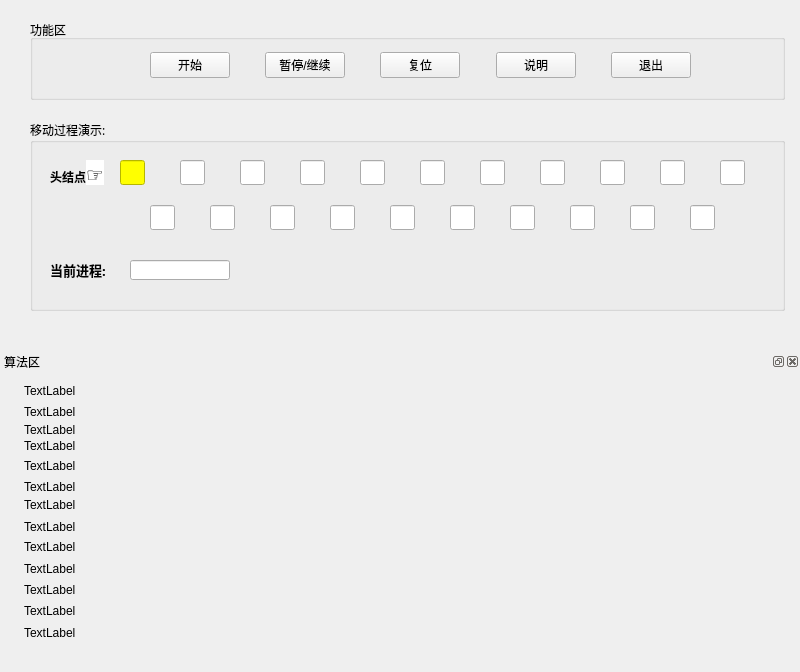
<?xml version="1.0" encoding="UTF-8"?>
<ui version="4.0">
 <class>linkDelView</class>
 <widget class="QMainWindow" name="linkDelView">
  <property name="geometry">
   <rect>
    <x>0</x>
    <y>0</y>
    <width>800</width>
    <height>672</height>
   </rect>
  </property>
  <property name="windowTitle">
   <string>MainWindow</string>
  </property>
  <widget class="QWidget" name="centralwidget">
   <widget class="QGroupBox" name="ButtonBox">
    <property name="geometry">
     <rect>
      <x>30</x>
      <y>20</y>
      <width>755</width>
      <height>80</height>
     </rect>
    </property>
    <property name="title">
     <string>功能区</string>
    </property>
    <widget class="QWidget" name="layoutWidget">
     <property name="geometry">
      <rect>
       <x>120</x>
       <y>30</y>
       <width>541</width>
       <height>30</height>
      </rect>
     </property>
     <layout class="QHBoxLayout" name="horizontalLayout">
      <item>
       <widget class="QPushButton" name="startButton">
        <property name="text">
         <string>开始</string>
        </property>
       </widget>
      </item>
      <item>
       <spacer name="horizontalSpacer">
        <property name="orientation">
         <enum>Qt::Horizontal</enum>
        </property>
        <property name="sizeHint" stdset="0">
         <size>
          <width>40</width>
          <height>20</height>
         </size>
        </property>
       </spacer>
      </item>
      <item>
       <widget class="QPushButton" name="pauseButton">
        <property name="text">
         <string>暂停/继续</string>
        </property>
       </widget>
      </item>
      <item>
       <spacer name="horizontalSpacer_2">
        <property name="orientation">
         <enum>Qt::Horizontal</enum>
        </property>
        <property name="sizeHint" stdset="0">
         <size>
          <width>40</width>
          <height>20</height>
         </size>
        </property>
       </spacer>
      </item>
      <item>
       <widget class="QPushButton" name="frashButton">
        <property name="text">
         <string>复位</string>
        </property>
       </widget>
      </item>
      <item>
       <spacer name="horizontalSpacer_3">
        <property name="orientation">
         <enum>Qt::Horizontal</enum>
        </property>
        <property name="sizeHint" stdset="0">
         <size>
          <width>40</width>
          <height>20</height>
         </size>
        </property>
       </spacer>
      </item>
      <item>
       <widget class="QPushButton" name="explainButton">
        <property name="text">
         <string>说明</string>
        </property>
       </widget>
      </item>
      <item>
       <spacer name="horizontalSpacer_4">
        <property name="orientation">
         <enum>Qt::Horizontal</enum>
        </property>
        <property name="sizeHint" stdset="0">
         <size>
          <width>40</width>
          <height>20</height>
         </size>
        </property>
       </spacer>
      </item>
      <item>
       <widget class="QPushButton" name="backButton">
        <property name="text">
         <string>退出</string>
        </property>
       </widget>
      </item>
     </layout>
    </widget>
   </widget>
   <widget class="QGroupBox" name="groupBox">
    <property name="geometry">
     <rect>
      <x>30</x>
      <y>120</y>
      <width>755</width>
      <height>191</height>
     </rect>
    </property>
    <property name="minimumSize">
     <size>
      <width>0</width>
      <height>0</height>
     </size>
    </property>
    <property name="maximumSize">
     <size>
      <width>800</width>
      <height>300</height>
     </size>
    </property>
    <property name="font">
     <font>
      <family>Agency FB</family>
      <pointsize>9</pointsize>
      <weight>50</weight>
      <italic>false</italic>
      <bold>false</bold>
     </font>
    </property>
    <property name="styleSheet">
     <string notr="true">font: 9pt &quot;Agency FB&quot;;</string>
    </property>
    <property name="title">
     <string>移动过程演示:</string>
    </property>
    <widget class="QLabel" name="nodelabel">
     <property name="geometry">
      <rect>
       <x>20</x>
       <y>40</y>
       <width>70</width>
       <height>25</height>
      </rect>
     </property>
     <property name="text">
      <string>&lt;html&gt;&lt;head/&gt;&lt;body&gt;&lt;p&gt;&lt;span style=&quot; font-weight:600;&quot;&gt;头结点&lt;/span&gt;&lt;span style=&quot; font-family:'Verdana,Arial,Tahoma'; font-size:20px; font-weight:600; color:#000000; background-color:#ffffff;&quot;&gt;☞&lt;/span&gt;&lt;/p&gt;&lt;/body&gt;&lt;/html&gt;</string>
     </property>
    </widget>
    <widget class="QLineEdit" name="lineEdit">
     <property name="geometry">
      <rect>
       <x>90</x>
       <y>40</y>
       <width>25</width>
       <height>25</height>
      </rect>
     </property>
     <property name="minimumSize">
      <size>
       <width>25</width>
       <height>25</height>
      </size>
     </property>
     <property name="maximumSize">
      <size>
       <width>25</width>
       <height>25</height>
      </size>
     </property>
     <property name="styleSheet">
      <string notr="true">background-color: rgb(255, 255, 0);</string>
     </property>
     <property name="readOnly">
      <bool>true</bool>
     </property>
    </widget>
    <widget class="QLineEdit" name="lineEdit_1">
     <property name="geometry">
      <rect>
       <x>150</x>
       <y>40</y>
       <width>25</width>
       <height>25</height>
      </rect>
     </property>
     <property name="minimumSize">
      <size>
       <width>25</width>
       <height>25</height>
      </size>
     </property>
     <property name="maximumSize">
      <size>
       <width>25</width>
       <height>25</height>
      </size>
     </property>
     <property name="font">
      <font>
       <family>宋体</family>
       <pointsize>12</pointsize>
       <weight>50</weight>
       <italic>false</italic>
       <bold>false</bold>
      </font>
     </property>
     <property name="styleSheet">
      <string notr="true">font: 12pt &quot;宋体&quot;;</string>
     </property>
     <property name="text">
      <string/>
     </property>
     <property name="readOnly">
      <bool>true</bool>
     </property>
    </widget>
    <widget class="QLineEdit" name="lineEdit_2">
     <property name="geometry">
      <rect>
       <x>210</x>
       <y>40</y>
       <width>25</width>
       <height>25</height>
      </rect>
     </property>
     <property name="minimumSize">
      <size>
       <width>25</width>
       <height>25</height>
      </size>
     </property>
     <property name="maximumSize">
      <size>
       <width>25</width>
       <height>25</height>
      </size>
     </property>
     <property name="styleSheet">
      <string notr="true">font: 12pt &quot;宋体&quot;;</string>
     </property>
     <property name="text">
      <string/>
     </property>
     <property name="readOnly">
      <bool>true</bool>
     </property>
    </widget>
    <widget class="QLineEdit" name="lineEdit_3">
     <property name="geometry">
      <rect>
       <x>270</x>
       <y>40</y>
       <width>25</width>
       <height>25</height>
      </rect>
     </property>
     <property name="minimumSize">
      <size>
       <width>25</width>
       <height>25</height>
      </size>
     </property>
     <property name="maximumSize">
      <size>
       <width>25</width>
       <height>25</height>
      </size>
     </property>
     <property name="styleSheet">
      <string notr="true">font: 12pt &quot;宋体&quot;;</string>
     </property>
     <property name="readOnly">
      <bool>true</bool>
     </property>
    </widget>
    <widget class="QLineEdit" name="lineEdit_4">
     <property name="geometry">
      <rect>
       <x>330</x>
       <y>40</y>
       <width>25</width>
       <height>25</height>
      </rect>
     </property>
     <property name="minimumSize">
      <size>
       <width>25</width>
       <height>25</height>
      </size>
     </property>
     <property name="maximumSize">
      <size>
       <width>25</width>
       <height>25</height>
      </size>
     </property>
     <property name="styleSheet">
      <string notr="true">font: 12pt &quot;宋体&quot;;</string>
     </property>
     <property name="readOnly">
      <bool>true</bool>
     </property>
    </widget>
    <widget class="QLineEdit" name="lineEdit_5">
     <property name="geometry">
      <rect>
       <x>390</x>
       <y>40</y>
       <width>25</width>
       <height>25</height>
      </rect>
     </property>
     <property name="minimumSize">
      <size>
       <width>25</width>
       <height>25</height>
      </size>
     </property>
     <property name="maximumSize">
      <size>
       <width>25</width>
       <height>25</height>
      </size>
     </property>
     <property name="styleSheet">
      <string notr="true">font: 12pt &quot;宋体&quot;;</string>
     </property>
     <property name="readOnly">
      <bool>true</bool>
     </property>
    </widget>
    <widget class="QLineEdit" name="lineEdit_6">
     <property name="geometry">
      <rect>
       <x>450</x>
       <y>40</y>
       <width>25</width>
       <height>25</height>
      </rect>
     </property>
     <property name="minimumSize">
      <size>
       <width>25</width>
       <height>25</height>
      </size>
     </property>
     <property name="maximumSize">
      <size>
       <width>25</width>
       <height>25</height>
      </size>
     </property>
     <property name="styleSheet">
      <string notr="true">font: 12pt &quot;宋体&quot;;</string>
     </property>
     <property name="readOnly">
      <bool>true</bool>
     </property>
    </widget>
    <widget class="QLineEdit" name="lineEdit_7">
     <property name="geometry">
      <rect>
       <x>510</x>
       <y>40</y>
       <width>25</width>
       <height>25</height>
      </rect>
     </property>
     <property name="minimumSize">
      <size>
       <width>25</width>
       <height>25</height>
      </size>
     </property>
     <property name="maximumSize">
      <size>
       <width>25</width>
       <height>25</height>
      </size>
     </property>
     <property name="styleSheet">
      <string notr="true">font: 12pt &quot;宋体&quot;;</string>
     </property>
     <property name="readOnly">
      <bool>true</bool>
     </property>
    </widget>
    <widget class="QLineEdit" name="lineEdit_8">
     <property name="geometry">
      <rect>
       <x>570</x>
       <y>40</y>
       <width>25</width>
       <height>25</height>
      </rect>
     </property>
     <property name="minimumSize">
      <size>
       <width>25</width>
       <height>25</height>
      </size>
     </property>
     <property name="maximumSize">
      <size>
       <width>25</width>
       <height>25</height>
      </size>
     </property>
     <property name="styleSheet">
      <string notr="true">font: 12pt &quot;宋体&quot;;</string>
     </property>
     <property name="readOnly">
      <bool>true</bool>
     </property>
    </widget>
    <widget class="QLineEdit" name="lineEdit_9">
     <property name="geometry">
      <rect>
       <x>630</x>
       <y>40</y>
       <width>25</width>
       <height>25</height>
      </rect>
     </property>
     <property name="minimumSize">
      <size>
       <width>25</width>
       <height>25</height>
      </size>
     </property>
     <property name="maximumSize">
      <size>
       <width>25</width>
       <height>25</height>
      </size>
     </property>
     <property name="styleSheet">
      <string notr="true">font: 12pt &quot;宋体&quot;;</string>
     </property>
     <property name="readOnly">
      <bool>true</bool>
     </property>
    </widget>
    <widget class="QLineEdit" name="lineEdit_10">
     <property name="geometry">
      <rect>
       <x>690</x>
       <y>40</y>
       <width>25</width>
       <height>25</height>
      </rect>
     </property>
     <property name="minimumSize">
      <size>
       <width>25</width>
       <height>25</height>
      </size>
     </property>
     <property name="maximumSize">
      <size>
       <width>25</width>
       <height>25</height>
      </size>
     </property>
     <property name="styleSheet">
      <string notr="true">font: 12pt &quot;宋体&quot;;</string>
     </property>
     <property name="readOnly">
      <bool>true</bool>
     </property>
    </widget>
    <widget class="QLineEdit" name="lineEdit_11">
     <property name="geometry">
      <rect>
       <x>120</x>
       <y>85</y>
       <width>25</width>
       <height>25</height>
      </rect>
     </property>
     <property name="minimumSize">
      <size>
       <width>25</width>
       <height>25</height>
      </size>
     </property>
     <property name="maximumSize">
      <size>
       <width>25</width>
       <height>25</height>
      </size>
     </property>
     <property name="styleSheet">
      <string notr="true">font: 12pt &quot;宋体&quot;;</string>
     </property>
     <property name="frame">
      <bool>true</bool>
     </property>
     <property name="readOnly">
      <bool>true</bool>
     </property>
    </widget>
    <widget class="QLineEdit" name="lineEdit_12">
     <property name="geometry">
      <rect>
       <x>180</x>
       <y>85</y>
       <width>25</width>
       <height>25</height>
      </rect>
     </property>
     <property name="minimumSize">
      <size>
       <width>25</width>
       <height>25</height>
      </size>
     </property>
     <property name="maximumSize">
      <size>
       <width>25</width>
       <height>25</height>
      </size>
     </property>
     <property name="styleSheet">
      <string notr="true">font: 12pt &quot;宋体&quot;;</string>
     </property>
     <property name="readOnly">
      <bool>true</bool>
     </property>
    </widget>
    <widget class="QLineEdit" name="lineEdit_13">
     <property name="geometry">
      <rect>
       <x>240</x>
       <y>85</y>
       <width>25</width>
       <height>25</height>
      </rect>
     </property>
     <property name="minimumSize">
      <size>
       <width>25</width>
       <height>25</height>
      </size>
     </property>
     <property name="maximumSize">
      <size>
       <width>25</width>
       <height>25</height>
      </size>
     </property>
     <property name="styleSheet">
      <string notr="true">font: 12pt &quot;宋体&quot;;</string>
     </property>
     <property name="readOnly">
      <bool>true</bool>
     </property>
    </widget>
    <widget class="QLineEdit" name="lineEdit_14">
     <property name="geometry">
      <rect>
       <x>300</x>
       <y>85</y>
       <width>25</width>
       <height>25</height>
      </rect>
     </property>
     <property name="minimumSize">
      <size>
       <width>25</width>
       <height>25</height>
      </size>
     </property>
     <property name="maximumSize">
      <size>
       <width>25</width>
       <height>25</height>
      </size>
     </property>
     <property name="styleSheet">
      <string notr="true">font: 12pt &quot;宋体&quot;;</string>
     </property>
     <property name="readOnly">
      <bool>true</bool>
     </property>
    </widget>
    <widget class="QLineEdit" name="lineEdit_15">
     <property name="geometry">
      <rect>
       <x>360</x>
       <y>85</y>
       <width>25</width>
       <height>25</height>
      </rect>
     </property>
     <property name="minimumSize">
      <size>
       <width>25</width>
       <height>25</height>
      </size>
     </property>
     <property name="maximumSize">
      <size>
       <width>25</width>
       <height>25</height>
      </size>
     </property>
     <property name="styleSheet">
      <string notr="true">font: 12pt &quot;宋体&quot;;</string>
     </property>
     <property name="readOnly">
      <bool>true</bool>
     </property>
    </widget>
    <widget class="QLineEdit" name="lineEdit_16">
     <property name="geometry">
      <rect>
       <x>420</x>
       <y>85</y>
       <width>25</width>
       <height>25</height>
      </rect>
     </property>
     <property name="minimumSize">
      <size>
       <width>25</width>
       <height>25</height>
      </size>
     </property>
     <property name="maximumSize">
      <size>
       <width>25</width>
       <height>25</height>
      </size>
     </property>
     <property name="styleSheet">
      <string notr="true">font: 12pt &quot;宋体&quot;;</string>
     </property>
     <property name="readOnly">
      <bool>true</bool>
     </property>
    </widget>
    <widget class="QLineEdit" name="lineEdit_17">
     <property name="geometry">
      <rect>
       <x>480</x>
       <y>85</y>
       <width>25</width>
       <height>25</height>
      </rect>
     </property>
     <property name="minimumSize">
      <size>
       <width>25</width>
       <height>25</height>
      </size>
     </property>
     <property name="maximumSize">
      <size>
       <width>25</width>
       <height>25</height>
      </size>
     </property>
     <property name="styleSheet">
      <string notr="true">font: 12pt &quot;宋体&quot;;</string>
     </property>
     <property name="readOnly">
      <bool>true</bool>
     </property>
    </widget>
    <widget class="QLineEdit" name="lineEdit_18">
     <property name="geometry">
      <rect>
       <x>540</x>
       <y>85</y>
       <width>25</width>
       <height>25</height>
      </rect>
     </property>
     <property name="minimumSize">
      <size>
       <width>25</width>
       <height>25</height>
      </size>
     </property>
     <property name="maximumSize">
      <size>
       <width>25</width>
       <height>25</height>
      </size>
     </property>
     <property name="styleSheet">
      <string notr="true">font: 12pt &quot;宋体&quot;;</string>
     </property>
     <property name="readOnly">
      <bool>true</bool>
     </property>
    </widget>
    <widget class="QLineEdit" name="lineEdit_19">
     <property name="geometry">
      <rect>
       <x>600</x>
       <y>85</y>
       <width>25</width>
       <height>25</height>
      </rect>
     </property>
     <property name="minimumSize">
      <size>
       <width>25</width>
       <height>25</height>
      </size>
     </property>
     <property name="maximumSize">
      <size>
       <width>25</width>
       <height>25</height>
      </size>
     </property>
     <property name="styleSheet">
      <string notr="true">font: 12pt &quot;宋体&quot;;</string>
     </property>
     <property name="readOnly">
      <bool>true</bool>
     </property>
    </widget>
    <widget class="QLineEdit" name="lineEdit_20">
     <property name="geometry">
      <rect>
       <x>660</x>
       <y>85</y>
       <width>25</width>
       <height>25</height>
      </rect>
     </property>
     <property name="minimumSize">
      <size>
       <width>25</width>
       <height>25</height>
      </size>
     </property>
     <property name="maximumSize">
      <size>
       <width>25</width>
       <height>25</height>
      </size>
     </property>
     <property name="font">
      <font>
       <family>宋体</family>
       <pointsize>12</pointsize>
       <weight>50</weight>
       <italic>false</italic>
       <bold>false</bold>
      </font>
     </property>
     <property name="styleSheet">
      <string notr="true">font: 12pt &quot;宋体&quot;;</string>
     </property>
     <property name="readOnly">
      <bool>true</bool>
     </property>
    </widget>
    <widget class="QLabel" name="label">
     <property name="geometry">
      <rect>
       <x>20</x>
       <y>140</y>
       <width>81</width>
       <height>20</height>
      </rect>
     </property>
     <property name="text">
      <string>&lt;html&gt;&lt;head/&gt;&lt;body&gt;&lt;p&gt;&lt;span style=&quot; font-size:10pt; font-weight:600;&quot;&gt;当前进程:&lt;/span&gt;&lt;/p&gt;&lt;/body&gt;&lt;/html&gt;</string>
     </property>
    </widget>
    <widget class="QLineEdit" name="processlineEdit">
     <property name="geometry">
      <rect>
       <x>100</x>
       <y>140</y>
       <width>100</width>
       <height>20</height>
      </rect>
     </property>
     <property name="readOnly">
      <bool>true</bool>
     </property>
    </widget>
   </widget>
  </widget>
  <widget class="QMenuBar" name="menubar">
   <property name="geometry">
    <rect>
     <x>0</x>
     <y>0</y>
     <width>800</width>
     <height>23</height>
    </rect>
   </property>
  </widget>
  <widget class="QDockWidget" name="dockWidget">
   <property name="minimumSize">
    <size>
     <width>80</width>
     <height>320</height>
    </size>
   </property>
   <property name="maximumSize">
    <size>
     <width>524287</width>
     <height>320</height>
    </size>
   </property>
   <property name="windowTitle">
    <string>算法区</string>
   </property>
   <attribute name="dockWidgetArea">
    <number>8</number>
   </attribute>
   <widget class="QWidget" name="dockWidgetContents">
    <widget class="QLabel" name="label_2">
     <property name="geometry">
      <rect>
       <x>24</x>
       <y>9</y>
       <width>701</width>
       <height>21</height>
      </rect>
     </property>
     <property name="styleSheet">
      <string notr="true">font: 11pt &quot;宋体&quot;;</string>
     </property>
     <property name="text">
      <string>TextLabel</string>
     </property>
    </widget>
    <widget class="QLabel" name="label_3">
     <property name="geometry">
      <rect>
       <x>24</x>
       <y>30</y>
       <width>701</width>
       <height>21</height>
      </rect>
     </property>
     <property name="styleSheet">
      <string notr="true">font: 11pt &quot;宋体&quot;;</string>
     </property>
     <property name="text">
      <string>TextLabel</string>
     </property>
    </widget>
    <widget class="QLabel" name="label_4">
     <property name="geometry">
      <rect>
       <x>24</x>
       <y>48</y>
       <width>701</width>
       <height>21</height>
      </rect>
     </property>
     <property name="styleSheet">
      <string notr="true">font: 11pt &quot;宋体&quot;;</string>
     </property>
     <property name="text">
      <string>TextLabel</string>
     </property>
    </widget>
    <widget class="QLabel" name="label_5">
     <property name="geometry">
      <rect>
       <x>24</x>
       <y>64</y>
       <width>701</width>
       <height>21</height>
      </rect>
     </property>
     <property name="styleSheet">
      <string notr="true">font: 11pt &quot;宋体&quot;;</string>
     </property>
     <property name="text">
      <string>TextLabel</string>
     </property>
    </widget>
    <widget class="QLabel" name="label_6">
     <property name="geometry">
      <rect>
       <x>24</x>
       <y>84</y>
       <width>701</width>
       <height>21</height>
      </rect>
     </property>
     <property name="styleSheet">
      <string notr="true">font: 11pt &quot;宋体&quot;;</string>
     </property>
     <property name="text">
      <string>TextLabel</string>
     </property>
    </widget>
    <widget class="QLabel" name="label_7">
     <property name="geometry">
      <rect>
       <x>24</x>
       <y>105</y>
       <width>701</width>
       <height>21</height>
      </rect>
     </property>
     <property name="styleSheet">
      <string notr="true">font: 11pt &quot;宋体&quot;;</string>
     </property>
     <property name="text">
      <string>TextLabel</string>
     </property>
    </widget>
    <widget class="QLabel" name="label_8">
     <property name="geometry">
      <rect>
       <x>24</x>
       <y>123</y>
       <width>701</width>
       <height>21</height>
      </rect>
     </property>
     <property name="styleSheet">
      <string notr="true">font: 11pt &quot;宋体&quot;;</string>
     </property>
     <property name="text">
      <string>TextLabel</string>
     </property>
    </widget>
    <widget class="QLabel" name="label_9">
     <property name="geometry">
      <rect>
       <x>24</x>
       <y>145</y>
       <width>701</width>
       <height>21</height>
      </rect>
     </property>
     <property name="styleSheet">
      <string notr="true">font: 11pt &quot;宋体&quot;;</string>
     </property>
     <property name="text">
      <string>TextLabel</string>
     </property>
    </widget>
    <widget class="QLabel" name="label_10">
     <property name="geometry">
      <rect>
       <x>24</x>
       <y>166</y>
       <width>701</width>
       <height>20</height>
      </rect>
     </property>
     <property name="styleSheet">
      <string notr="true">font: 11pt &quot;宋体&quot;;</string>
     </property>
     <property name="text">
      <string>TextLabel</string>
     </property>
    </widget>
    <widget class="QLabel" name="label_11">
     <property name="geometry">
      <rect>
       <x>24</x>
       <y>187</y>
       <width>701</width>
       <height>21</height>
      </rect>
     </property>
     <property name="styleSheet">
      <string notr="true">font: 11pt &quot;宋体&quot;;</string>
     </property>
     <property name="text">
      <string>TextLabel</string>
     </property>
    </widget>
    <widget class="QLabel" name="label_12">
     <property name="geometry">
      <rect>
       <x>24</x>
       <y>208</y>
       <width>701</width>
       <height>21</height>
      </rect>
     </property>
     <property name="styleSheet">
      <string notr="true">font: 11pt &quot;宋体&quot;;</string>
     </property>
     <property name="text">
      <string>TextLabel</string>
     </property>
    </widget>
    <widget class="QLabel" name="label_13">
     <property name="geometry">
      <rect>
       <x>24</x>
       <y>229</y>
       <width>701</width>
       <height>21</height>
      </rect>
     </property>
     <property name="styleSheet">
      <string notr="true">font: 11pt &quot;宋体&quot;;</string>
     </property>
     <property name="text">
      <string>TextLabel</string>
     </property>
    </widget>
    <widget class="QLabel" name="label_14">
     <property name="geometry">
      <rect>
       <x>24</x>
       <y>251</y>
       <width>701</width>
       <height>21</height>
      </rect>
     </property>
     <property name="styleSheet">
      <string notr="true">font: 11pt &quot;宋体&quot;;</string>
     </property>
     <property name="text">
      <string>TextLabel</string>
     </property>
    </widget>
   </widget>
  </widget>
 </widget>
 <resources/>
 <connections/>
</ui>
